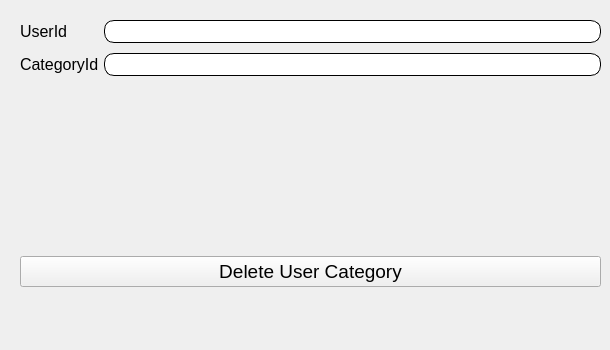
          <widget class="QWidget" name="DeleteTab_3">
           <attribute name="title">
            <string extracomment="This page is using to delete row">Delete</string>
           </attribute>
           <widget class="QWidget" name="formLayoutWidget_6">
            <property name="geometry">
             <rect>
              <x>20</x>
              <y>20</y>
              <width>581</width>
              <height>321</height>
             </rect>
            </property>
            <layout class="QFormLayout" name="formLayout_9">
             <property name="horizontalSpacing">
              <number>5</number>
             </property>
             <property name="verticalSpacing">
              <number>10</number>
             </property>
             <item row="2" column="0" colspan="2">
              <layout class="QHBoxLayout" name="horizontalLayout_7">
               <property name="spacing">
                <number>1</number>
               </property>
               <property name="topMargin">
                <number>170</number>
               </property>
               <item>
                <widget class="QPushButton" name="usersCategoriesDeleteButton">
                 <property name="font">
                  <font>
                   <family>Segoe UI</family>
                   <pointsize>14</pointsize>
                  </font>
                 </property>
                 <property name="styleSheet">
                  <string notr="true">#usersCategoriesDeleteButton{
background-color: #F0F0F0;
/* color: green; */
color: black;
/* border-style: double;
border-width: 1px;
border-color:	#E87F6F;
*/
}

#usersCategoriesDeleteButton:hover{
background-color: white;
color: black;
}</string>
                 </property>
                 <property name="text">
                  <string>Delete User Category</string>
                 </property>
                </widget>
               </item>
              </layout>
             </item>
             <item row="0" column="1">
              <widget class="QLineEdit" name="usersCategoriesUserIdDeleteEditField">
               <property name="font">
                <font>
                 <family>Segoe UI</family>
                 <pointsize>12</pointsize>
                </font>
               </property>
               <property name="styleSheet">
                <string notr="true">#usersCategoriesUserIdDeleteEditField{
background-color: white; 
border-style: outset;
border-width: 1px;
border-radius: 10px;
}</string>
               </property>
              </widget>
             </item>
             <item row="0" column="0">
              <widget class="QLabel" name="label_27">
               <property name="font">
                <font>
                 <family>Segoe UI</family>
                 <pointsize>12</pointsize>
                </font>
               </property>
               <property name="text">
                <string>UserId</string>
               </property>
              </widget>
             </item>
             <item row="1" column="0">
              <widget class="QLabel" name="label_22">
               <property name="font">
                <font>
                 <family>Segoe UI</family>
                 <pointsize>12</pointsize>
                </font>
               </property>
               <property name="text">
                <string>CategoryId</string>
               </property>
              </widget>
             </item>
             <item row="1" column="1">
              <widget class="QLineEdit" name="usersCategoriesCategoryIdDeleteEditField">
               <property name="font">
                <font>
                 <family>Segoe UI</family>
                 <pointsize>12</pointsize>
                </font>
               </property>
               <property name="styleSheet">
                <string notr="true">#usersCategoriesCategoryIdDeleteEditField{
background-color: white; 
border-style: outset;
border-width: 1px;
border-radius: 10px;
}</string>
               </property>
              </widget>
             </item>
            </layout>
           </widget>
          </widget>
